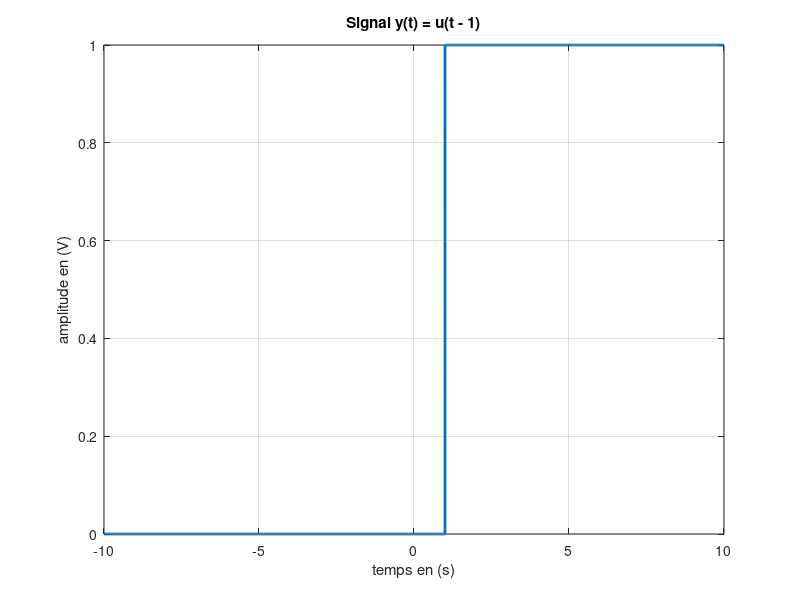

The MATLAB script that drew this image:
% echelon1.m
% Script pour tracer le signal y(t) = u(t - 1)

t = -10:1/1000:10;         % Vecteur temps
y = zeros(size(t));        % Initialisation du signal
y(t >= 1) = 1;             % y(t) = 1 pour t >= 1

figure(4);
plot(t, y, 'LineWidth', 2);
grid on;
xlabel('temps en (s)');
ylabel('amplitude en (V)');
title('Signal y(t) = u(t - 1)');
